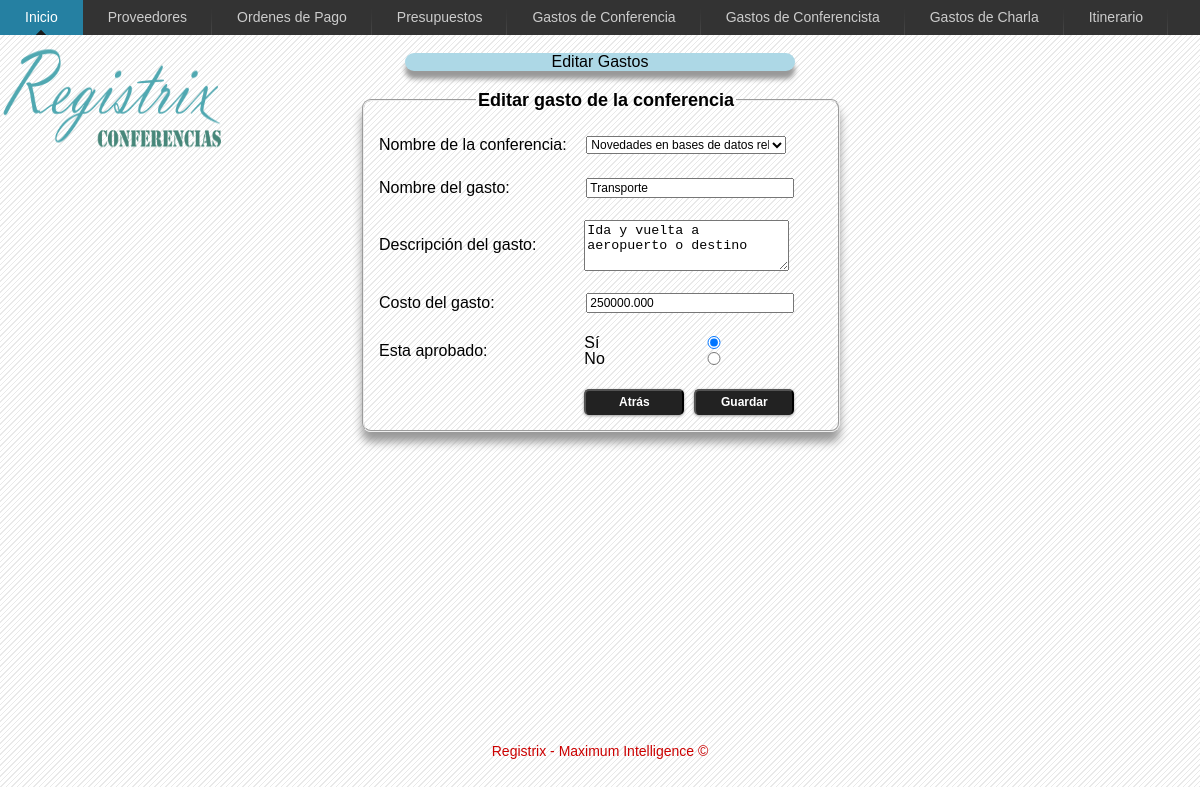
The page /gastosConferencia/editarGastosConferencia.php?idgasto=2&idconferencia=2&idtipogasto=2 on the database its author committed.
### tables this page shows
CREATE TABLE IF NOT EXISTS `tconferencia` (
  `id_conferencia` int(11) NOT NULL AUTO_INCREMENT,
  `fecha_inicio` date NOT NULL,
  `fecha_finalizacion` date NOT NULL,
  `titulo_conferencia` varchar(200) NOT NULL,
  `localidad` text,
  `presupuesto_conferencia` float(12,3) DEFAULT '0.000',
  PRIMARY KEY (`id_conferencia`)
);

CREATE TABLE IF NOT EXISTS `ttipo_gasto` (
  `id_tipo_gasto` int(11) NOT NULL AUTO_INCREMENT,
  `nombre_tipo_gasto` char(20) NOT NULL,
  `descripcion_tipo_gasto` text,
  PRIMARY KEY (`id_tipo_gasto`)
);

CREATE TABLE IF NOT EXISTS `tgasto` (
  `id_gasto` int(11) NOT NULL AUTO_INCREMENT,
  `descripcion` text NOT NULL,
  `costo` float(9,3) DEFAULT '0.000',
  `hospedaje_duracion` int(11) DEFAULT '0',
  `hospedaje_lugar` varchar(150) DEFAULT 'N/A',
  `transporte_origen` varchar(150) DEFAULT 'N/A',
  `esta_aprobado` tinyint(1) DEFAULT NULL,
  `id_tipo_gasto` int(11) NOT NULL,
  PRIMARY KEY (`id_gasto`),
  KEY `id_tipo_gasto` (`id_tipo_gasto`)
);

### includes/conexion.php (called while the page is built, shortened)
<?php
class ConectarMySQL {
    public static function conexion() {
        $BaseDatos = "registrix";
        $Servidor = "localhost";
        $Usuario = "root";
        $Clave = "12345";
        @$conexion = mysql_connect($Servidor, $Usuario, $Clave);
        @$seleccionarBase = mysql_select_db($BaseDatos, $conexion);
        return $conexion;
    }
}
?>

### includes/fachadaGastosConferencia.php (called while the page is built, shortened)
<?php
require_once ("conexion.php");
class fachadaGastosConferencia {
    private $consultas;
    public function __construct() {
        $this->consultas = array();
    }
    public function mostrarGastosPorId($idgasto) {
        $sql = "SELECT g.id_tipo_gasto, g.id_gasto,c.id_conferencia,c.titulo_conferencia, tg.nombre_tipo_gasto, tg.descripcion_tipo_gasto, g.costo, g.esta_aprobado
				FROM tconferencia c
				JOIN tconferencia_tgasto cg
				ON c.id_conferencia=cg.id_conferencia
				JOIN tgasto g
				ON cg.id_gasto=g.id_gasto
				JOIN ttipo_gasto tg
				ON g.id_tipo_gasto=tg.id_tipo_gasto
				WHERE g.id_gasto = '$idgasto' ";
	$editarGastoPorId = mysql_query($sql, ConectarMySQL::conexion());
	while ($resultadoGasto = mysql_fetch_assoc($editarGastoPorId)) {
		$this->consultas[] = $resultadoGasto;
	}
	return $this->consultas;
    }
}
?>

### gastosConferencia/editarGastosConferencia.php (the view, shortened to what this page needs)
<?php
require_once("../includes/fachadaGastosConferencia.php");
$editarGastoConferencia = new fachadaGastosConferencia();
$actualizarGastosConferencia = $editarGastoConferencia->mostrarGastosPorId($_GET['idgasto']);
$idconferencia = $_GET['idconferencia'];
$sqlConferencia = "SELECT id_conferencia, titulo_conferencia
				   FROM tconferencia";
?>
<!DOCTYPE html PUBLIC "-//W3C//DTD HTML 4.01 Transitional//EN" "http://www.w3.org/TR/html4/loose.dtd">
<html>
	<head>
		<link rel="stylesheet" type="text/css" href="../css/gastosConferencia/styles_edit.css" />
	</head>
	<body>
		<?php
			include '..'.DIRECTORY_SEPARATOR.'includes'.DIRECTORY_SEPARATOR.'barra_navegacion_gastosConferencia.php';
			include '..'.DIRECTORY_SEPARATOR.'includes'.DIRECTORY_SEPARATOR.'imagen_registrix.php';
		?>
		<div class="wrapper">
			<div id="wrap">
				<div id="titulo">
					Editar Gastos
				</div>
				<br>
				<form id="gastos_conferencia" name="gastos_conferencia" method="post" action="editarGastosConferencia.php" onsubmit="return validarRegistroGastosConferencia()">
			<fieldset>
				<legend>Editar gasto de la conferencia</legend>
					<table>
						<tr>
							<td>
							<br />
								Nombre de la conferencia:
							</td>
							<td>
							<br />
							<select name="id_conferencia" name="id_conferencia">
                                <?php
								$resConsulta = mysql_query($sqlConferencia, ConectarMySQL::conexion());
								while ($rowConsulta=mysql_fetch_assoc($resConsulta)) {
									$conferencia=$rowConsulta['id_conferencia'];
									$titulo=$rowConsulta['titulo_conferencia'];
								?>
								<option value="<?php echo $conferencia ?>" <?php if($idconferencia==$conferencia){ echo "selected='selected' ";} ?>><?php echo $titulo ?></option>
								<?php } ?>
							</select>
							</td>
						</tr>
						<tr>
							<td>
							<br />
								Nombre del gasto:
							</td>
							<td>
							<br />
								<input id="nombre_tipo_gasto" type="text" name="nombre_tipo_gasto" size="28" maxlength="28" value="<?php echo $actualizarGastosConferencia[0]["nombre_tipo_gasto"]; ?>" />
							</td>
						</tr>
						<tr>
							<td>
							<br />
								 Descripci&oacute;n del gasto:
							</td>
							<td>
							<br />
								<textarea id="descripcion_tipo_gasto" name="descripcion_tipo_gasto" cols="23" rows="3"><?php echo $actualizarGastosConferencia[0]["descripcion_tipo_gasto"];  ?></textarea>
							<br />
							</td>
						</tr>
						<tr>
							<td>
							<br />
								Costo del gasto:
							</td>
							<td>
							<br />
								<input id="costo_del_gasto" type="text" name="costo_del_gasto" size="28" maxlength="28" value="<?php echo $actualizarGastosConferencia[0]["costo"]; ?>"/>
							</td>
						</tr>
						<tr>
							<td>
							<br />
								Esta aprobado:
							</td>
							<td>
							<br />
								<?php
								if($actualizarGastosConferencia[0]["esta_aprobado"] == "1"){  ?>
                                    <input id="esta_aprobado" name="esta_aprobado" type="radio" value="1" checked> S&iacute; <br/>
									<input id="esta_aprobado" name="esta_aprobado" type="radio" value="0"> No <br/>
								<?php } else { ?>
									<input id="esta_aprobado" name="esta_aprobado" type="radio" value="1"> S&iacute; <br/>
									<input id="esta_aprobado" name="esta_aprobado" type="radio" value="0" checked> No <br/>
								<?php } ?>
							</td>
						</tr>
						<tr>
							<td>
							<br />
							</td>
							<td>
							<br />
								<input id="volver" type="button" value="Atr&aacute;s" onClick="volverMostrarGastosConferencia();">
								<input id="enviar" type="submit" value="Guardar"/>
							<br />
							</td>
						</tr>
					</table>
	        </fieldset>
		</form>
			</div>
		</div>
		<div class="footer">
			<p>Registrix - Maximum Intelligence &copy;</p>
		</div>
	</body>
</html>

### css/gastosConferencia/styles_edit.css (style rules this page uses)
body { font-family: "Trebuchet MS", Geneva, Arial, Helvetica, sans-serif; background-image: url("../../imagenes/fondo.gif"); }
form { padding:2px; display:block; width:450px; margin-left: 360px; text-align:left; }
legend { font-family: "Trebuchet MS", Geneva, Arial, Helvetica, sans-serif; font-weight: bold; font-size: 18px; border:1px silver; color: black; margin-left: 100px; }
input,select { margin:2px; font-family: "Trebuchet MS", Geneva, Arial, Helvetica, sans-serif; font-size: 12px; display: block; width: 200px; }
fieldset { float: left; width: 100%; display: block; line-height: 1; -moz-border-radius: 9px; -webkit-border-radius: 9px; -moz-box-shadow: 0 10px 10px #999; -webkit-box-shadow: 0 10px 10px #999; }
td { width: 250px; }
#titulo { margin: 0 auto 0 auto; width:390px; color: black; -moz-border-radius: 10px; -webkit-border-radius: 10px; -moz-box-shadow: 0 8px 5px #999; -webkit-box-shadow: 0 8px 5px #999; background-color:lightblue; text-align:center; }
#enviar { background: #222 repeat-x; display: inline-block; padding: 5px 10px 6px; color: #fff; text-decoration: none; font-weight: bold; line-height: 1; width: 100px; margin-left: 110px; text-align: center; -moz-border-radius: 5px; -webkit-border-radius: 5px; -moz-box-shadow: 0 1px 3px #999; -webkit-box-shadow: 0 1px 3px #999; text-shadow: 0 -1px 1px #222; border-bottom: 1px solid #222; position: relative; cursor: pointer; }
#volver { background: #222 repeat-x; display: inline-block; padding: 5px 10px 6px; color: #fff; text-decoration: none; font-weight: bold; line-height: 1; width: 100px; margin-left: 0px; text-align: center; -moz-border-radius: 5px; -webkit-border-radius: 5px; -moz-box-shadow: 0 1px 3px #999; -webkit-box-shadow: 0 1px 3px #999; text-shadow: 0 -1px 1px #222; border-bottom: 1px solid #222; position: absolute; cursor: pointer; }
#esta_aprobado { position: absolute; margin:1px; margin-left: 30px; }
* { margin: 0; }
html, body { height: 97%; }
.wrapper { min-height: 97%; height: auto !important; height: 97%; margin: 0 auto -4em; }
.footer, .push { height: 4em; }
.footer p { margin:0 auto 0 auto; text-align: center; line-height: 65px; color: #C00; font-size: 14px; }
.footer, .push { clear: both; }
#wrap { margin:0 auto 0 auto; width:1200px; }

### rows shown on the page
tconferencia: nombre_tipo_gasto "Transporte", descripcion_tipo_gasto "Ida y vuelta a aeropuerto o destino", costo_del_gasto "250000.000"

### other values the page prints
form field id_conferencia "Novedades en bases de datos relacionales"
